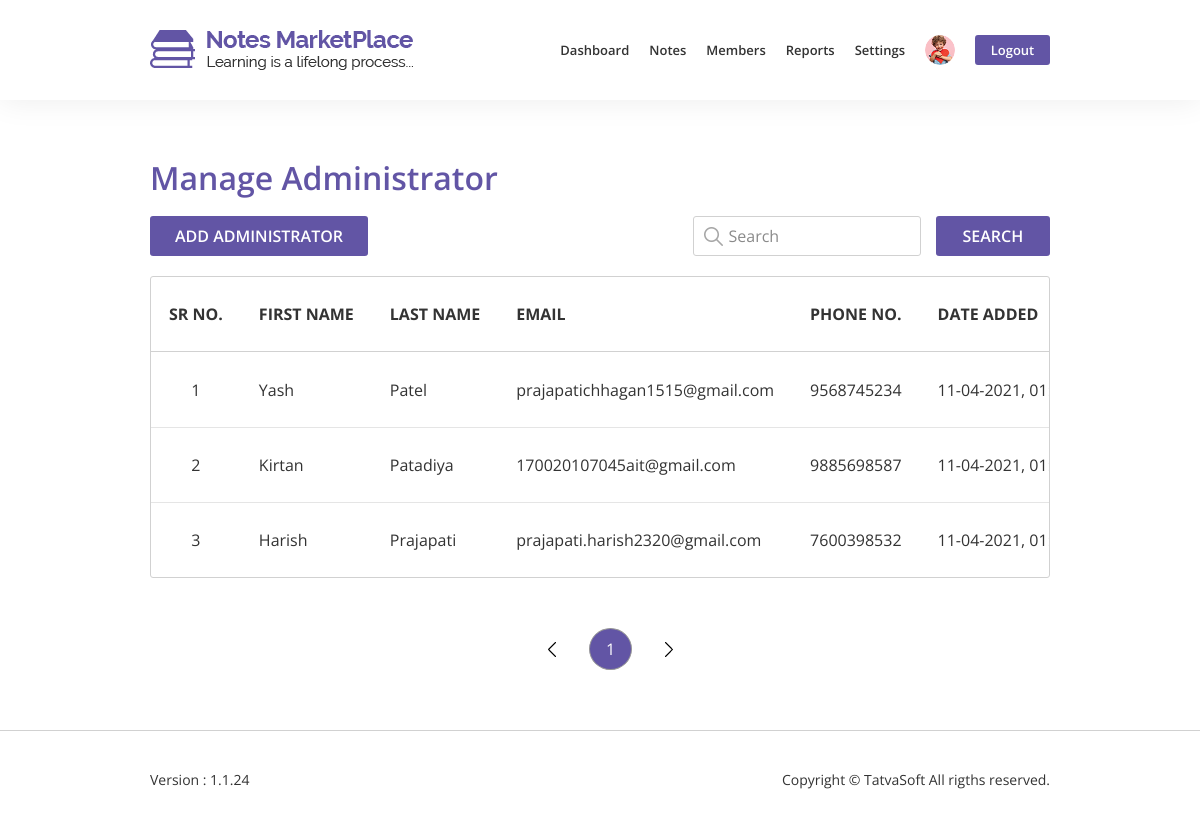
Screenshot of /admin/manage_admin.php (signed in) with the database file from the repository.
### tables this page shows
CREATE TABLE `systemtable` (
  `SystemID` int(11) NOT NULL,
  `SupportEmail` varchar(100) NOT NULL,
  `SupportPhone` varchar(100) NOT NULL,
  `SubscriberEmails` varchar(255) DEFAULT NULL,
  `FacebookURL` varchar(100) DEFAULT NULL,
  `TwitterURL` varchar(100) DEFAULT NULL,
  `LinkedinURL` varchar(100) DEFAULT NULL,
  `DefaultProfilePicture` varchar(100) NOT NULL,
  `DefaultDisplayPicture` varchar(100) NOT NULL,
  `CreatedDate` datetime DEFAULT NULL,
  `CreatedBy` int(11) DEFAULT NULL,
  `ModifiedDate` datetime DEFAULT NULL,
  `Modifiedby` int(11) DEFAULT NULL,
  `IsActive` bit(10) NOT NULL DEFAULT b'1'
);

CREATE TABLE `user` (
  `UserID` int(11) NOT NULL,
  `RoleID` int(11) NOT NULL,
  `FirstName` varchar(50) NOT NULL,
  `LastName` varchar(50) NOT NULL,
  `EmailID` varchar(100) NOT NULL,
  `Password` varchar(200) NOT NULL,
  `IsEmailVerified` bit(10) NOT NULL DEFAULT b'0',
  `SecondaryEmailID` varchar(100) DEFAULT NULL,
  `BirthDate` date DEFAULT NULL,
  `Gender` tinyint(1) DEFAULT NULL COMMENT '0-Male 1-Female',
  `PhoneNo` varchar(20) DEFAULT NULL,
  `ProfilePictureFile` varchar(100) DEFAULT NULL,
  `Address1` varchar(100) DEFAULT NULL,
  `Address2` varchar(100) DEFAULT NULL,
  `City` varchar(50) DEFAULT NULL,
  `State` varchar(50) DEFAULT NULL,
  `Zipcode` varchar(50) DEFAULT NULL,
  `CountryID` int(11) DEFAULT NULL,
  `University` varchar(100) DEFAULT NULL,
  `CollegeName` varchar(100) DEFAULT NULL,
  `CreatedDate` datetime DEFAULT NULL,
  `CreatedBy` int(11) DEFAULT NULL,
  `ModifiedDate` datetime DEFAULT NULL,
  `ModifiedBy` int(11) DEFAULT NULL,
  `IsActive` bit(10) NOT NULL DEFAULT b'1'
);

### functions.php (called while the page is built, shortened)
<?php
include 'Database/database.php';
?>
<?php
function ProfileImage($user_id){
    global $connection;
    $query = "SELECT DefaultProfilePicture FROM systemtable WHERE SystemID = 1";
    $profile_query = mysqli_query($connection,$query);
    $row = mysqli_fetch_array($profile_query);
    $default_profile_picture = $row['DefaultProfilePicture'];
    $query = "SELECT ProfilePictureFile FROM user WHERE UserID = $user_id";
    $profile_picture_query = mysqli_query($connection, $query);
    $row = mysqli_fetch_array($profile_picture_query);
    $profile_image = $row['ProfilePictureFile'];
    if(!empty($profile_image)){
        $profile_image = "../images/uploads/profile_picture/$profile_image";
    }
    else{
        $profile_image = "../images/uploads/profile_picture/$default_profile_picture";
    }
    return $profile_image;
}
?>

### admin/manage_admin.php (the view, shortened to what this page needs)
<?php
    include '../Database/database.php';
    include '../functions.php';
    $user_id = $_SESSION['admin_id'];
    $profile_image_nav = ProfileImage($user_id);
    $query = 'SELECT * FROM user WHERE RoleID = 2 ORDER BY CreatedDate desc';
    $admin_data_query = mysqli_query($connection,$query);
?>
<!DOCTYPE html>
<html lang="en">
    <head>
        <link rel="stylesheet" href="../css/datatable/jquery.dataTables.min.css">
        <link rel="stylesheet" href="../css/bootstrap/bootstrap.min.css">
        <link rel="stylesheet" href="../css/admin-style.css">
        <link rel="stylesheet" href="../css/admin-responsive.css">
    </head>
    <body>
        <nav class="navbar fixed-top navbar-expand-lg box">
            <div class="container-fluid">
                <a class="navbar-brand" href="dashboard_admin.php">
                    <img src="../images/home/logo.png" alt="NotesMarketPlace logo">
                </a>
                <div class="collapse navbar-collapse" id="navbarTogglerDemo01">
                    <ul class="navbar-nav ml-auto">
                        <li><a href="dashboard_admin.php">Dashboard</a></li>
                        <li class="dropdown">
                            <a href="#" style="border: none;" class="dropdown-toggle" id="profile-dropdown" data-toggle="dropdown" aria-haspopup="true" aria-expanded="false">Notes</a>
                        </li>
                        <li><a href="members.php">Members</a></li>
                        <li class="dropdown">
                            <a href="#" style="border: none;" class="dropdown-toggle" id="profile-dropdown" data-toggle="dropdown" aria-haspopup="true" aria-expanded="false">Reports</a>
                        </li>
                        <li class="dropdown">
                            <a href="#" style="border: none;" class="dropdown-toggle" id="profile-dropdown" data-toggle="dropdown" aria-haspopup="true" aria-expanded="false">Settings</a>
                        </li>
                        <li class="dropdown">
                                <a href="#" style="border: none;" class="dropdown-toggle" id="profile-dropdown" data-toggle="dropdown" aria-haspopup="true" aria-expanded="false"><img src=<?php echo $profile_image_nav;?> alt="progile image"></a>
                        </li>
                        <li style="padding-right:0;"><a href="../logout.php" style="border: none;"><button>Logout</button></a></li>
                    </ul>
                </div>
            </div>
        </nav>
        <div class="admin-table box">
            <div class="container-fluid">
                <div class="row">
                    <div class="col-md-12">
                        <h3>Manage Administrator</h3>
                    </div>
                </div>
                <div class="row">
                    <div class="col-lg-7 col-md-6" style="padding-left: 15px;">
                        <a href="add_admin.php"><button>Add Administrator</button></a>
                    </div>
                    <div class="col-lg-5 col-md-6 text-right">
                        <div class="row">
                            <div class="col-8">
                                <input type="text" class="search" id="admin-search" placeholder="Search">
                            </div>
                            <div class="col-4 pl-0">
                                <button class="search-button" id="admin-search-btn">Search</button>
                            </div>
                        </div>
                    </div>
                </div>
                <table id="manage-admin-table" class="datatable display nowrap" style="width: 100%;">
                    <thead>
                        <tr>
                            <th class="text-center">Sr No.</th>
                            <th>First Name</th>
                            <th>Last Name</th>
                            <th>Email</th>
                            <th>Phone No.</th>
                            <th>Date Added</th>
                        </tr>
                    </thead>
                    <tbody>
                        <?php
                        $count = 0;
                        while($row = mysqli_fetch_array($admin_data_query)){
                            $count++;
                            if(!empty($row['PhoneNo'])){
                                $phone_no = explode(' ',$row['PhoneNo'])[1];
                            }
                            $created_date = $row['CreatedDate'];
                            $created_date = date('d-m-Y, H:i',strtotime($created_date));
                        ?>
                        <tr>
                            <td class="text-center"><?php echo $count;?></td>
                            <td><?php echo $row['FirstName'];?></td>
                            <td><?php echo $row['LastName'];?></td>
                            <td><?php echo $row['EmailID'];?></td>
                            <td><?php echo $phone_no;?></td>
                            <td><?php echo $created_date;?></td>
                        </tr>
                        <?php }?>
                    </tbody>
                </table>
            </div>
        </div>
        <footer class="box">
            <div class="container-fluid">
                <div class="row">
                    <div class="col-md-6 col-4 pr-0">
                        <p>Version : 1.1.24</p>
                    </div>
                    <div class="col-md-6 col-8 text-right pl-0">
                        <p>Copyright &copy; TatvaSoft All rigths reserved.</p>
                    </div>
                </div>
            </div>
        </footer>
    </body>
</html>

### css/admin-style.css (style rules this page uses)
html, body { height: 100%; }
body { color: #333333; font-family: "Open Sans",sans-serif; }
h1, h2, h3, h4, h5, h6 { font-family: "Open Sans", sans-serif; }
.box { padding: 0 12.5%; }
.box .container-fluid { padding-left: 0; padding-right: 0; }
.navbar { height: 100px; background: #fff; -webkit-box-shadow: 0 0 30px 0 rgba(0, 0, 0, 0.08); box-shadow: 0 0 30px 0 rgba(0, 0, 0, 0.08); z-index: 2; -webkit-transition: all 300ms linear; transition: all 300ms linear; }
ul.navbar-nav > li { display: flex; align-items: center; padding: 0 16px; }
ul.navbar-nav > li > a { font-size: 16px; font-weight: 600; line-height: 20px; text-decoration: none; color: #333333; transition: all 50ms linear; padding: 7px 0; }
ul.navbar-nav > li > a > button { background-color: #6255a5; width: 89px; height: 40px; border-radius: 3px; color: #ffffff; line-height: 22px; font-weight: 600; border: none; }
ul.navbar-nav > li > a > img { height: 40px; width: 40px; border-radius: 50%; }
.dropdown-toggle::after { content: none; }
.admin-table { margin-bottom: 60px; }
.admin-table h3 { font-size: 34px; font-weight: 600; line-height: 38px; color: #6255a5; margin-bottom: 20px; margin-top: 160px; }
.admin-table button { background-color: #6255a5; color: #fff; padding: 0 25px; height: 50px; border-radius: 3px; border: none; font-family: "Open Sans",sans-serif; font-size: 18px; line-height: 22px; font-weight: 600; text-transform: uppercase; }
.admin-table .search { width: 100%; height: 50px; border: 1px solid #d1d1d1; border-radius: 3px; font-size: 16px; font-weight: 400; line-height: 20px; color: #8a8a8a; padding: 15px 0; background: url("../images/Dashboard/search.jpg") left no-repeat; background-position-x: 15px; padding-left: 40px; margin-bottom: 20px; margin-right: 8px; }
.admin-table .search::placeholder { color: #8a8a8a; }
.admin-table .search-button { background-color: #6255a5; color: #fff; width: 100%; height: 50px; border-radius: 3px; border: none; font-family: "Open Sans",sans-serif; font-size: 18px; line-height: 22px; font-weight: 700; text-transform: uppercase; padding: 0; }
.datatable tr { height: 75px; }
.datatable thead tr { text-transform: uppercase; font-size: 16px; font-weight: 600 !important; line-height: 20px; }
.datatable tbody td { padding: 10px 18px !important; background-color:transparent !important; font-size: 18px; font-weight: 400; line-height: 22px; }
.datatable tbody tr { background-color:transparent !important; }
.dataTables_scrollHead table.dataTable thead th { border-bottom: 1px solid #d1d1d1 !important; }
table.dataTable.display tbody td { border-top: 1px solid rgba(0, 0, 0, 0.1); }
.datatable tbody td:nth-child(1), #published-notes-table tbody td:nth-child(4), #published-notes-table tbody td:nth-child(5), #published-notes-table tbody td:nth-child(9), #published-table tbody td:nth-child(10) { text-align: center; }
footer { border-top: 1px solid #d1d1d1; height: 100px; }
footer p { font-family: "Open Sans",sans-serif; font-size: 14px; font-weight: 400; line-height: 18px; color: #333333; margin: 40px 0; }

### css/admin-responsive.css (style rules this page uses)
@media (min-width: 1200px) and (max-width: 1439px) { ul.navbar-nav > li { padding: 0 10px; } }
@media (min-width: 1200px) and (max-width: 1439px) { ul.navbar-nav > li > a { font-size: 13px; line-height: 16px; } }
@media (min-width: 1200px) and (max-width: 1439px) { ul.navbar-nav > li > a > button { width: 75px; height: 30px; } }
@media (min-width: 1200px) and (max-width: 1439px) { ul.navbar-nav > li > a > img { height: 30px; width: 30px; } }
@media (min-width: 1200px) and (max-width: 1439px) { .admin-table .search { background-position-x: 10px; padding-left: 35px; height: 40px; } }
@media (min-width: 1200px) and (max-width: 1439px) { .admin-table .search-button, .admin-table button { height: 40px; font-size: 16px; font-weight: 600; } }
@media (min-width: 1200px) and (max-width: 1439px) { .datatable tbody td { font-size: 16px; line-height: 20px; } }
@media (min-width: 1200px) and (max-width: 1439px) { #dashboard-admin h2, .admin-table h3, .form-details h2, #member-details h2 { font-size: 32px; line-height: 36px; } }

### rows the page displays
systemtable: DefaultProfilePicture (picture)
user: FirstName "Yash", LastName "Patel", EmailID "prajapatichhagan1515@gmail.com", PhoneNo "9568745234", CreatedDate "11-04-2021,…"
user: FirstName "Kirtan", LastName "Patadiya", EmailID "170020107045ait@gmail.com", PhoneNo "9885698587", CreatedDate "11-04-2021,…"
user: FirstName "Harish", LastName "Prajapati", EmailID "prajapati.harish2320@gmail.com", PhoneNo "7600398532", CreatedDate "11-04-2021,…"
